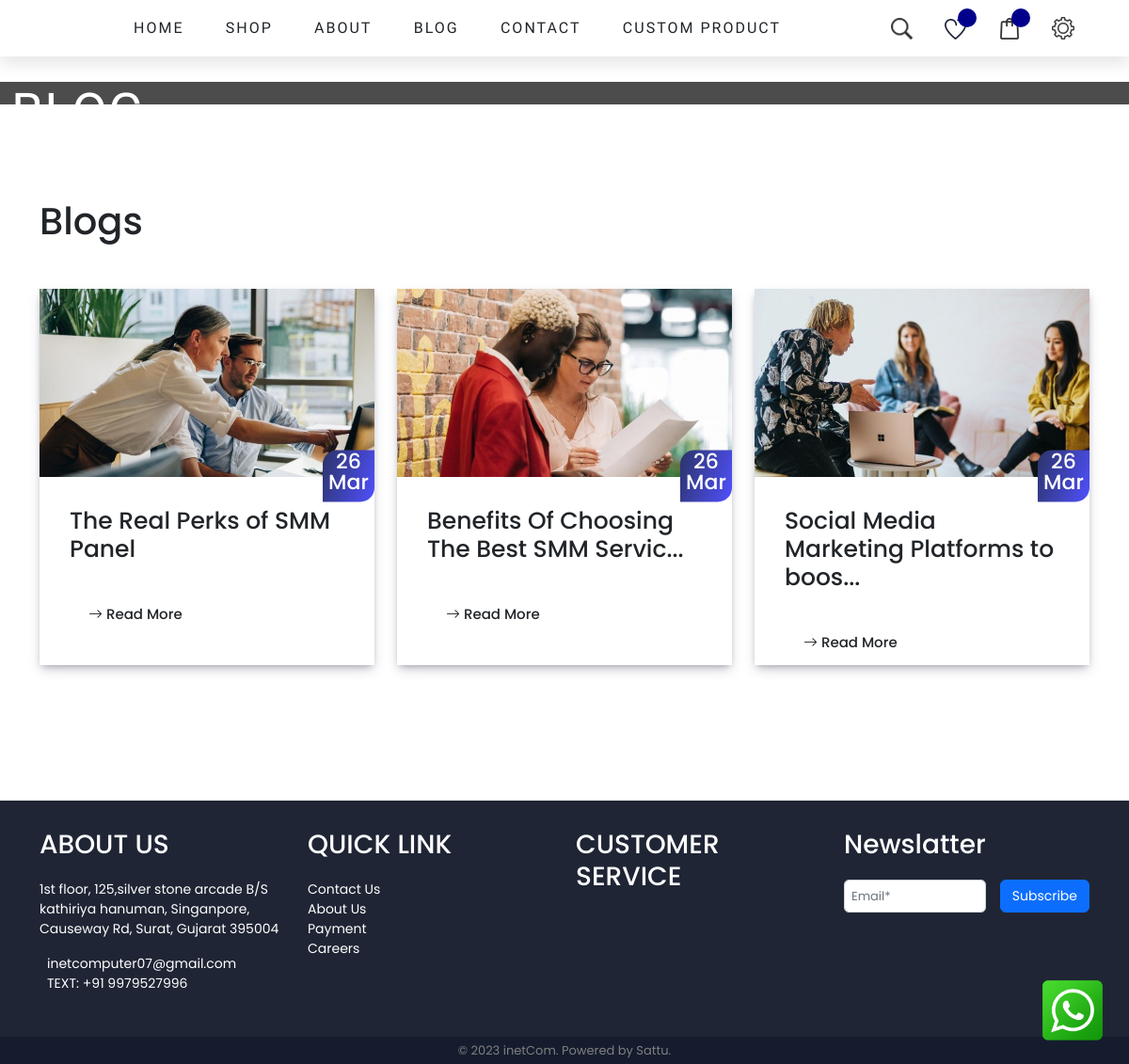
Screenshot of /blog.php with the database file from the repository.
### tables this page shows
CREATE TABLE `blog` (
  `blog_id` int(11) NOT NULL,
  `Title` varchar(50) NOT NULL,
  `Discription` text NOT NULL,
  `Image` varchar(100) NOT NULL,
  `Status` varchar(10) NOT NULL,
  `created_at` timestamp NOT NULL DEFAULT current_timestamp() ON UPDATE current_timestamp()
);

CREATE TABLE `store_detail` (
  `id` int(11) NOT NULL,
  `mobile_no` bigint(15) NOT NULL,
  `Email` varchar(50) NOT NULL,
  `Address` varchar(255) NOT NULL,
  `location` text NOT NULL
);

### blog.php (the view, shortened to what this page needs)
<?php
require('connect.php');
 session_start(); ?>
<!DOCTYPE html>
<html lang="en">
<head>
    <link rel="stylesheet" href="./css/base.css">
    <link href="https://cdn.jsdelivr.net/npm/bootstrap@5.2.3/dist/css/bootstrap.min.css" rel="stylesheet">
    <link rel="stylesheet" href="https://cdn.jsdelivr.net/npm/bootstrap-icons@1.10.3/font/bootstrap-icons.css">
    <link rel="stylesheet" href="https://cdn.jsdelivr.net/npm/swiper/swiper-bundle.min.css" />
</head>
<body>
    <section class="live-chat">
        <div class="chat-cont">
            <img src="img/live-chat1.png" alt="">
        </div>
    </section>
    <div class="main-content">
        <header>
            <?php
            include("header1.php");
            ?>
        </header>
        <main>
        <div class="all-page-title a-banner">
                    <div class="a-banner-caption">
                        <div class="r row">
                            <div class="col-sm-12 col c">
                                <h1>Blog</h1>
                            </div>
                        </div>
                    </div>
                </div>
        <div class="blogs-cont">
            <div class="container">
                <h1 class="mb-5">Blogs</h1>
                <div class="row gx-4 gy-5">
                <?php
                    $select_blog = mysqli_query($con, "SELECT * FROM `blog` WHERE `Status` = 'active' ORDER BY `created_at` DESC limit 3");
                    while ($row = mysqli_fetch_array($select_blog)) {
                        $created_at =  $row['created_at'];
                        $date = date('Y-m-d',strtotime($created_at));
                        $month = date('M', strtotime($date));
                        $day = date('d', strtotime($date));
                        $b_id = $row['blog_id'];
                ?>
                    <div class="col-12 col-md-6 col-lg-4">
                        <div class="blog-item">
                            <div class="blog-img">
                                <img class="img-fluid" src="<?php echo 'uploads/blog/'.$row['Image']; ?>" alt="">
                            </div>
                            <div class="date">
                                <h4 class="text-center"><?= $day ?><br><?php echo $month;   ?></h4>
                            </div>
                            <div class="blog-txt">
                                <h3><?php echo $row['Title'] ?></h3>
                                <div class="blog-link">
                                <a href="blog-details.php?blog_id=<?= $b_id ?>"> <i class="bi bi-arrow-right"></i> Read More</a>
                                </div>
                            </div>
                        </div>
                    </div>
                <?php
                    }
                ?>
                </div>
            </div>
        </div>
        </main>
        <footer>
            <?php
            include("footer.php")
            ?>
        </footer>
        <div class="copy-rights">
            <p>
                © 2023 inetCom. Powered by Sattu.</p>
        </div>
    </div>
</body>
</html>

### header1.php (shortened to what this page needs)
<div class="container">
    <div class="header-container">
        <nav class="m1">
            <a href="index.php" onMouseOver="this.style.color='#00008B'" onMouseOut="this.style.color='black'">Home</a>
            <div class="dropdown">
                <a href="" class="dropbtn" onMouseOver="this.style.color='#00008B'"
                    onMouseOut="this.style.color='black'">SHOP</a>
            </div>
            <a href="about.php" onMouseOver="this.style.color='#00008B'" onMouseOut="this.style.color='black'">ABOUT</a>
            <a href="blog.php" onMouseOver="this.style.color='#00008B'" onMouseOut="this.style.color='black'">Blog</a>
            <a href="contact.php" onMouseOver="this.style.color='#00008B'" onMouseOut="this.style.color='black'">CONTACT</a>
            <a href="custom-product.php" onMouseOver="this.style.color='#00008B'" onMouseOut="this.style.color='black'">CUSTOM PRODUCT</a>
        </nav>
        <div class="head-cons">
            <div class="search-icon pro-icon" data-name="s1">
                <a href="search.php">
                    <img src="./img/site-search-icon.png" alt="">
                </a>
            </div>
            <div class="whish_list pro-icon" data-name="w1">
                <a href="whishlist.php">
                    <img src="./img/favourite.png" alt="">
                    <sup id="wish-sub" class="for-whish"></sup>
                </a>
            </div>
            <div class="cart pro-icon  ">
                <a href="cart.php">
                    <img src="./img/shoppingcart-icon.png" alt="">
                    <sup id="crt-sub" class="for-cart"></sup>
                </a>
            </div>
            <div class="profile pro-icon" data-name="f1">
                <a href="#">
                    <img src="./img/setting-icon.png" alt="">
                </a>
            </div>
        </div>
    </div>
</div>

### footer.php (shortened to what this page needs)
<div class="container">
<?php
                $cont2_qry=mysqli_query($con,"SELECT * FROM store_detail");
                $cont2_arr =mysqli_fetch_array($cont2_qry);
                ?>
                <div class="row">
                    <div class="col-12 col-md-5 col-lg-3">
                        <div class="foot-block">
                            <div class="foot-txt">
                                <h3>ABOUT US</h3>
                                <p><?= $cont2_arr['Address'] ?></p>
                                <p class="m-0"><a href="mailto:<?= $cont2_arr['Email'] ?>" class="ms-2"><?= $cont2_arr['Email'] ?></a></p>
                                <p><a href="tel:+91<?= $cont2_arr['mobile_no'] ?>" class="ms-2">TEXT: +91 <?= $cont2_arr['mobile_no'] ?></a></p>
                            </div>
                        </div>
                    </div>
                    <div class="col-12 col-md-3">
                        <div class="foot-block">
                            <div class="foot-txt">
                                <h3> QUICK LINK
                                </h3>
                                <ul class="foot-link">
                                    <li> <a href="#"> Contact Us</a></li>
                                    <li> <a href="#"> About Us</a></li>
                                    <li> <a href="#"> Payment</a></li>
                                    <li> <a href="#"> Careers</a></li>
                                </ul>
                            </div>
                        </div>
                    </div>
                    <div class="col-12  col-md-3">
                        <div class="foot-block">
                            <div class="foot-txt">
                                <h3> CUSTOMER SERVICE
                                </h3>
                            </div>
                        </div>
                    </div>
                    <div class="col-12 col-lg-3">
                        <div class="foot-block">
                            <div class="news-latter">
                                <div class="foot-txt">
                                    <h3> Newslatter</h3>
                                </div>
                                <div class="mail-box">
                                    <form method="post"  action="news_letter.php">
                                    <input class="form-control email-inp" required autocomplete="off" name="email"  type="email" placeholder="Email*">
                                    <input class="btn btn-primary" name="news_letter" style="font-size: 14px;" type="submit" value="Subscribe">
                                    </form>
                                </div>
                            </div>
                        </div>
                    </div>
                </div>
            </div>

### blog.php (style rules this page uses)
.blogs-cont { min-height: 80vh; margin-top: 100px; margin-bottom: 0px; }
.blog-item { box-shadow: rgba(50, 50, 93, 0.25) 0px 6px 12px -2px, rgba(0, 0, 0, 0.3) 0px 3px 7px -3px; }

### rows the page displays
blog: Image (picture), created_at "26", created_at "Mar", Title "The Real Perks of SMM Panel"
blog: Image (picture), created_at "26", created_at "Mar", Title "Benefits Of Choosing The Best SMM Servic..."
blog: Image (picture), created_at "26", created_at "Mar", Title "Social Media Marketing Platforms to boos..."
store_detail: Address "1st floor, 125,silver stone arcade B/S kathiriya hanuman, Singanpore, Causeway Rd, Surat, Gujarat 395004", Email "inetcomputer07@gmail.com", mobile_no "9979527996"
